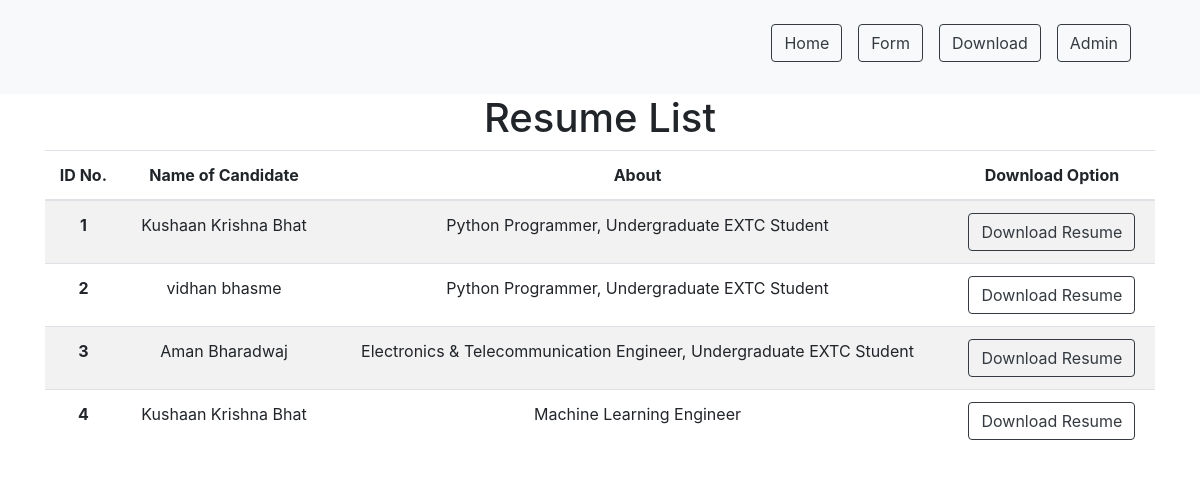
Page /list/ on the committed database.
### pdf/models.py (models this page shows)
class Profile(models.Model):
    name=models.CharField(max_length=100)
    about=models.TextField(max_length=1000)
    addline1=models.CharField(max_length=100)
    addline2=models.CharField(max_length=100)
    phone=models.CharField(max_length=10)
    email=models.CharField(max_length=100)
    com1=models.CharField(max_length=100)
    loc1=models.CharField(max_length=100)
    job1=models.CharField(max_length=100)
    des1=models.TextField(max_length=1000)
    com2=models.CharField(max_length=100)
    loc2=models.CharField(max_length=100)
    job2=models.CharField(max_length=100)
    des2=models.TextField(max_length=1000)
    college=models.CharField(max_length=100)
    sloc1=models.CharField(max_length=100)
    degree=models.CharField(max_length=100)
    branch=models.CharField(max_length=100)
    sdes1=models.TextField(max_length=1000)
    school1=models.CharField(max_length=100)
    sloc2=models.CharField(max_length=100)
    sdes2=models.TextField(max_length=1000)
    school2=models.CharField(max_length=100)
    sloc3=models.CharField(max_length=100)
    sdes3=models.TextField(max_length=1000)
    skill1=models.CharField(max_length=100)
    skill2=models.CharField(max_length=100)
    skill3=models.CharField(max_length=100)
    skill4=models.CharField(max_length=100)
    project1=models.CharField(max_length=100)
    project2=models.CharField(max_length=100)
    project3=models.CharField(max_length=100)
    project4=models.CharField(max_length=100)

### pdf/views.py (the view)
# urls.py: path('list/',views.list,name='list')
def list(request):
    profile=Profile.objects.all()
    return render(request,"list.html",{'profile':profile})

### pdf/templates/List.html (shortened to what this page needs)
<!DOCTYPE html>
<html lang="en">
<head>
    <link rel="stylesheet" href="https://cdn.jsdelivr.net/npm/bootstrap@4.0.0/dist/css/bootstrap.min.css">
</head>
<body>
    <nav class="navbar navbar-light bg-light">
        <div class="container" align="center">
            <nav class="navbar navbar-expand-lg navbar-light bg-light">
              <div class="collapse navbar-collapse" id="navbarSupportedContent">
                <ul class="navbar-nav mr-auto">
                  <li class="nav-item active">
                    <a class="nav-link" href="/"><h4><button type="button" class="btn btn-outline-dark">Home</button></h4></a>
                  </li>
                  <li class="nav-item active">
                    <a class="nav-link" href="/form/"><button type="button" class="btn btn-outline-dark">Form</button></a>
                  </li>
                  <li class="nav-item active">
                    <a class="nav-link" href="/list/"><button type="button" class="btn btn-outline-dark">Download</button></a>
                  </li>
                  <li class="nav-item active">
                    <a class="nav-link" href="/admin/"><button type="button" class="btn btn-outline-dark">Admin</button></a>
                  </li>
                </ul>
              </div>
            </nav>
              </div>
    </nav>
    <div class="container text-center">
      <h1>Resume List</h1>
        <div>
          <table class="table table-striped">
            <thead>
              <tr>
                <th scope="col">ID No.</th>
                <th scope="col">Name of Candidate</th>
                <th scope="col">About</th>
                <th scope="col">Download Option</th>
              </tr>
            </thead>
            <tbody>
              {% for profile in profile %}
              <tr>
                <th scope="row">{{profile.id}}</th>
                <td>{{profile.name}}</td>
                <td>{{profile.about}}</td>
                <td>
                  <a href="/{{profile.id}}" class="btn btn-outline-dark">Download Resume</a>
                </td>
              </tr>
              {% endfor %}
            </tbody>
          </table>
        </div>
</body>
</html>

### rows in the picture
Profile: id "1", name "Kushaan Krishna Bhat", about "Python Programmer, Undergraduate EXTC Student"
Profile: id "2", name "vidhan bhasme", about "Python Programmer, Undergraduate EXTC Student"
Profile: id "3", name "Aman Bharadwaj", about "Electronics & Telecommunication Engineer, Undergraduate EXTC Student"
Profile: id "4", name "Kushaan Krishna Bhat", about "Machine Learning Engineer"
